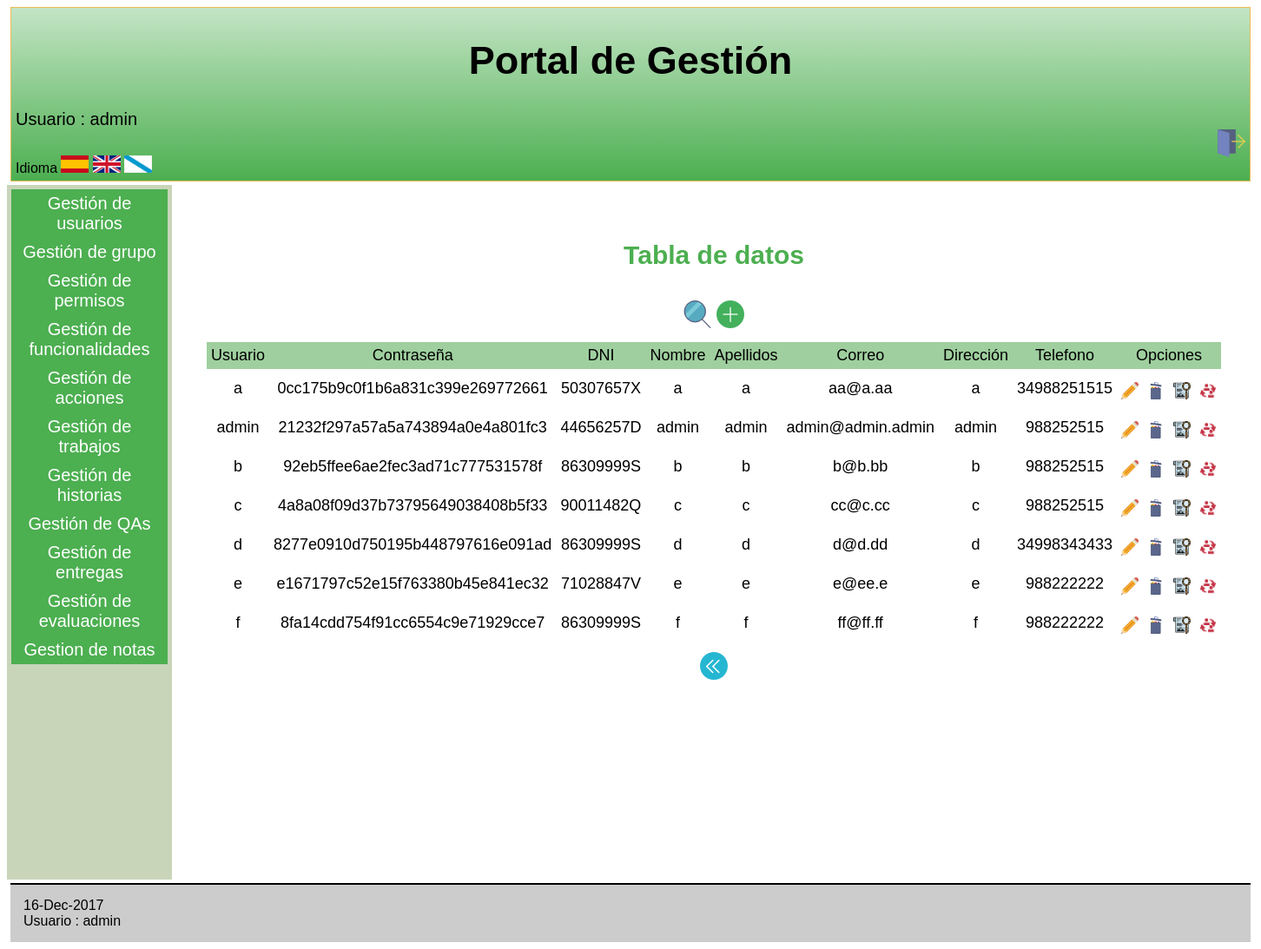
/Controllers/USUARIO_CONTROLLER.php (signed in), run on the app's committed database.
### tables this page shows
CREATE TABLE `USUARIO` (
  `login` varchar(9) NOT NULL,
  `password` varchar(128) NOT NULL,
  `DNI` varchar(9) NOT NULL,
  `Nombre` varchar(30) NOT NULL,
  `Apellidos` varchar(50) NOT NULL,
  `Correo` varchar(40) NOT NULL,
  `Direccion` varchar(60) NOT NULL,
  `Telefono` varchar(11) NOT NULL
  );

### Controllers/USUARIO_CONTROLLER.php (called while the page is built, shortened)
<?php
include '../Models/USUARIO_MODEL.php';
include '../Views/USUARIO/USUARIO_SHOWALL_View.php';
switch ( $_REQUEST[ 'action' ] ) {
	default:
		$USER = new USU_GRUPO(  $_SESSION[ 'login' ],'');
		$ADMIN = $USER->comprobarAdmin();
			if($ADMIN == true){
				if ( !$_POST ) {
			$USUARIO = new USUARIO_MODEL( '', '', '', '', '', '', '', '');
		} else {
			$USUARIO = get_data_form();
		}
		$datos = $USUARIO->SEARCH();
		$lista = array( 'login','password','DNI','Nombre','Apellidos','Correo','Direccion','Telefono');
		$PERMISO = $USER->comprobarPermisos();
		new USUARIO_SHOWALL( $lista, $datos, $PERMISO,true);
			}
}
?>

### Models/USUARIO_MODEL.php (called while the page is built, shortened)
<?php
class USUARIO_MODEL{
	var $login;
    var $password;
	var $DNI;
	var $Nombre;
	var $Apellidos;
    var $Correo;
    var $Direccion;
	var $Telefono;
	var $mysqli;
	function __construct($login,$password,$DNI,$Nombre,$Apellidos,$Correo,$Direccion,$Telefono) {
		$this->login = $login;
        $this->password=$password;
		$this->DNI = $DNI;
		$this->Nombre = $Nombre;
		$this->Apellidos = $Apellidos;
        $this->Correo = $Correo;
        $this->Direccion=$Direccion;
		$this->Telefono = $Telefono;
		include_once '../Functions/BdAdmin.php';
		$this->mysqli = ConectarBD();
	}
	function SEARCH() {
		$sql = "select  login,
                    password,
					DNI,
					Nombre,
					Apellidos,
                    Correo,
                    Direccion,
					Telefono
       			from USUARIO
    			where
    				(
					(BINARY login LIKE '%$this->login%') &&
                    (BINARY password LIKE '%$this->password%') &&
    				(BINARY DNI LIKE '%$this->DNI%') &&
					(BINARY Nombre LIKE '%$this->Nombre%') &&
	 				(BINARY Apellidos LIKE '%$this->Apellidos%') &&
                    (BINARY Correo LIKE '%$this->Correo%') &&
                    (BINARY Direccion LIKE '%$this->Direccion%') &&
	 				(BINARY Telefono LIKE '%$this->Telefono%')
    				)";
		if ( !( $resultado = $this->mysqli->query( $sql ) ) ) {
			return 'Error en la consulta sobre la base de datos';
		} else {
			return $resultado;
		}
	}
}
?>

### Functions/BdAdmin.php (called while the page is built, shortened)
<?php
function ConectarBD()
	{
	    $mysqli = new mysqli("localhost", "userET3", "passET3", "IUET32017");
		return $mysqli;
	}
?>

### Views/USUARIO/USUARIO_SHOWALL_View.php (the view, shortened to what this page needs)
<?php
class USUARIO_SHOWALL {
	function __construct( $lista, $datos, $PERMISO, $admin) {
		$this->lista = $lista;
		$this->datos = $datos;
		$this->PERMISO = $PERMISO;
		$this->admin = $admin;
		$this->render($this->lista,$this->datos,$this->PERMISO,$this->admin);
	}
	function render($lista,$datos,$PERMISO,$admin){
		$this->datos = $datos;
$ADD=false;
$EDIT=false;
$SEARCH=false;
$DELETE=false;
$SHOW=false;
$ASIGN=false;
	if($admin==true){
			    $ADD=true;
			    $DELETE=true;
			    $EDIT=true;
			    $SEARCH=true;
			    $SHOW=true;
			    $ASIGN=true;
	}
	include '../Views/Header.php';
?>
		<div class="seccion">
			<h2>
				<?php echo $strings['Tabla de datos'];?>
			</h2>
			<table>
				<caption style="margin-bottom:10px;">
					<form action='../Controllers/USUARIO_CONTROLLER.php'>
<?php if($SEARCH==true){  ?>
						<button type="submit" name="action" value="SEARCH"><img src="../Views/icon/buscar.png" alt="BUSCAR" /></button>
<?php }
		if($ADD==true){  ?>
						<button type="submit" name="action" value="ADD"><img src="../Views/icon/añadir.png" alt="AÑADIR" /></button>
<?php } ?>
					</form>
				</caption>
				<tr>
<?php
					foreach ( $lista as $atributo ) {
?>
					<th>
						<?php echo $strings[$atributo]?>
					</th>
<?php
					}
		if($EDIT==true || $SHOW==true || $DELETE==true || $ASIGN==true){
?>
					<th colspan="4" >
						<?php echo $strings['Opciones']?>
					</th>
<?php } ?>
				</tr>
<?php
				while ( $fila = mysqli_fetch_array( $this->datos ) ) {
?>
				<tr>
<?php
					foreach ( $lista as $atributo ) {
?>
					<td>
<?php
							echo $fila[ $atributo ];
?>
					</td>
<?php
					}
?>
					<td>
						<form action="../Controllers/USUARIO_CONTROLLER.php" method="get" style="display:inline" >
							<?php if($EDIT==true){ ?>
								<button type="submit" name="action" value="EDIT" ><img src="../Views/icon/modificar.png" alt="<?php echo $strings['Modificar']?>" width="20" height="20" /></button>
						    <?php } ?>
					<td>
							<?php if($DELETE==true){ ?>
								<button type="submit" name="action" value="DELETE" ><img src="../Views/icon/eliminar.png" alt="<?php echo $strings['Eliminar']?>" width="20" height="20" /></button>
							<?php } ?>
					<td>
							<?php if($SHOW==true){ ?>
								<button type="submit" name="action" value="SHOWCURRENT" ><img src="../Views/icon/verDetalles.png" alt="<?php echo $strings['Ver en detalle']?>" width="20" height="20"/></button>
							<?php } ?>
						</form>
				    <td>
							<?php if($ASIGN==true){ ?>
						<form action="../Controllers/USU_GRUPO_CONTROLLER.php" method="get" style="display:inline" >
							<button type="submit" ><img src="../Views/icon/cambioGrupo.png" width="20" height="20"/></button>
						</form>
							<?php } ?>
				</tr>
<?php
				}
?>
			</table>
			<form action='../Controllers/USUARIO_CONTROLLER.php' method="post">
				<button type="submit"><img src="../Views/icon/atras.png" alt="<?php echo $strings['Atras']?>" /></button>
			</form>
		</div>
<?php
		include '../Views/Footer.php';
		}
		}
?>

### Views/css/estilos.css (style rules this page uses)
body { font-family: Arial; background: white; }
h2 { text-align:center; font-size: 30px; color: #4CAF50; }
table { padding:1px; margin-top:0px; border-spacing:0px; font-family: Arial; font-size: 20px; border: 0px solid #000; margin: 0 auto ; text-align: left; }
th,td { padding: 5px; text-align: center; font-size: 18px; border: 0px solid #000; }
th { background-color: #9fcf9f; font-weight:normal; border: 0px solid #000; }
.seccion { padding:10px; padding-bottom: 30px; margin: 20px; text-align:center; }
button { background-color:white; border: none; margin-top: 10px; padding:0px; }

### data on the page
usuario: login "a", password "0cc175b9c0f1b6a831c399e269772661", DNI "50307657X", Nombre "a", Apellidos "a", Correo "aa@a.aa", Direccion "a", Telefono "34988251515"
usuario: login "admin", password "21232f297a57a5a743894a0e4a801fc3", DNI "44656257D", Nombre "admin", Apellidos "admin", Correo "admin@admin.admin", Direccion "admin", Telefono "988252515"
usuario: login "b", password "92eb5ffee6ae2fec3ad71c777531578f", DNI "86309999S", Nombre "b", Apellidos "b", Correo "b@b.bb", Direccion "b", Telefono "988252515"
usuario: login "c", password "4a8a08f09d37b73795649038408b5f33", DNI "90011482Q", Nombre "c", Apellidos "c", Correo "cc@c.cc", Direccion "c", Telefono "988252515"
usuario: login "d", password "8277e0910d750195b448797616e091ad", DNI "86309999S", Nombre "d", Apellidos "d", Correo "d@d.dd", Direccion "d", Telefono "34998343433"
usuario: login "e", password "e1671797c52e15f763380b45e841ec32", DNI "71028847V", Nombre "e", Apellidos "e", Correo "e@ee.e", Direccion "e", Telefono "988222222"
usuario: login "f", password "8fa14cdd754f91cc6554c9e71929cce7", DNI "86309999S", Nombre "f", Apellidos "f", Correo "ff@ff.ff", Direccion "f", Telefono "988222222"

### other printed values
$strings['Portal de Gestión'] "Portal de Gestión"
$strings['Usuario'] "Usuario"
$_SESSION['login'] "admin"
$strings['idioma'] "Idioma"
$strings['Gestion de usuarios'] "Gestión de usuarios"
$strings['Gestion de grupo'] "Gestión de grupo"
$strings['Gestión de permisos'] "Gestión de permisos"
$strings['Gestion de funcionalidades'] "Gestión de funcionalidades"
$strings['Gestion de acciones'] "Gestión de acciones"
$strings['Gestion de trabajos'] "Gestión de trabajos"
$strings['Gestion de historias'] "Gestión de historias"
$strings['Gestión de QAs'] "Gestión de QAs"
$strings['Gestion de entregas'] "Gestión de entregas"
$strings['Gestion de evaluaciones'] "Gestión de evaluaciones"
$strings['Gestion de notas'] "Gestion de notas"
